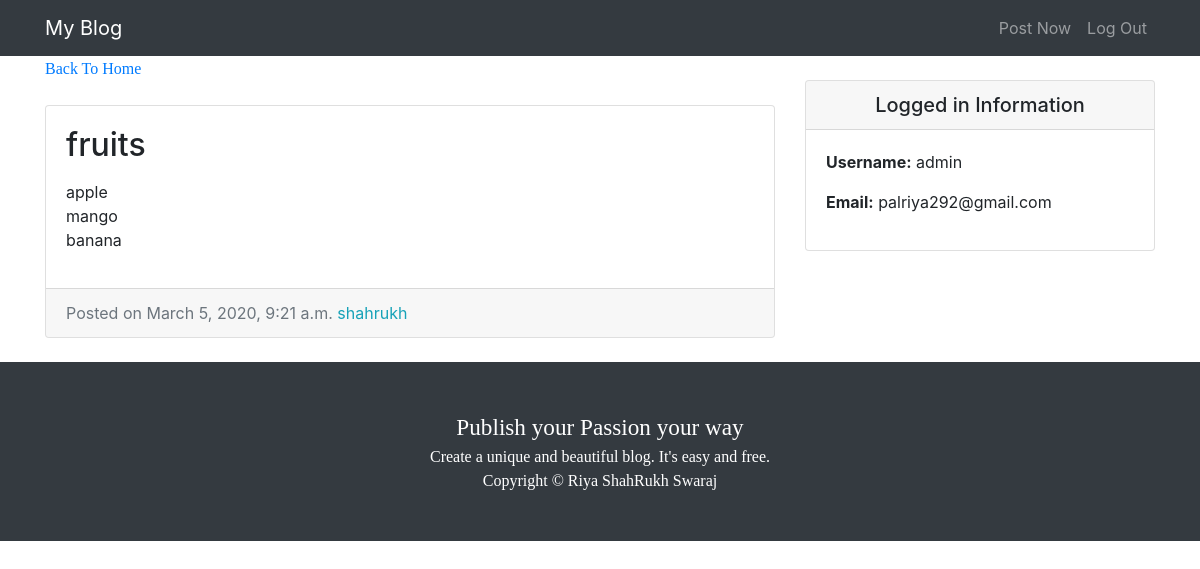
/entry/8/ (signed in), run on the app's committed database.
### entries/models.py (models this page shows, shortened)
class Entry(models.Model):
    entry_title = models.CharField(max_length=50)
    entry_text = models.TextField()
    entry_date = models.DateTimeField(auto_now_add=True)
    entry_author = models.ForeignKey(User, on_delete=models.CASCADE)
    class Meta:
        verbose_name_plural = "entries"

### entries/views.py (the view)
# urls.py: path('entry/<int:pk>/', EntryView.as_view(), name="entry-detail"),
class EntryView(LoginRequiredMixin, DetailView):
    model = Entry
    template_name = 'entries/entry_detail.html'

### entries/templates/entries/entry_detail.html
{% extends "entries/base.html" %}
{% block content %}
      <div class="col-md-8">
        <a href="{% url 'blog-home' %}" style="font-family:comic sans ms">Back To Home</a>
        <div class="card mb-4 mt-4">
          <div class="card-body">
            <h2 class="card-title">{{ object.entry_title }}</h2>
            <p class="card-text">{{ object.entry_text|linebreaks }}</p>
          </div>
          <div class="card-footer text-muted">
            Posted on {{ object.entry_date }}
            <span class= "text-info mr-2">{{ object.entry_author }}</span>
          </div>
        </div>
      </div>
{% endblock %}

### entries/templates/entries/base.html (shortened to what this page needs)
{% load static %}
<!DOCTYPE html>
<html lang="en">
<head>
  <link href="{% static 'entries/vendor/bootstrap/css/bootstrap.min.css' %}" rel="stylesheet">
  <link href="{% static 'entries/css/blog-home.css' %}" rel="stylesheet">
</head>
<body>
  <nav class="navbar navbar-expand-lg navbar-dark bg-dark fixed-top">
    <div class="container">
      <a class="navbar-brand" href="{% url 'blog-home' %}">My Blog</a>
      <div class="collapse navbar-collapse" id="navbarResponsive">
        <ul class="navbar-nav ml-auto">
          <li class="nav-item">
            <a class="nav-link" href="{% url 'create_entry' %}">Post Now</a>
          </li>
          <li class="nav-item">
            <a class="nav-link" href="{% url 'logout' %}">Log Out</a>
          </li>
        </ul>
      </div>
    </div>
  </nav>
  <div class="container">
    <div class="row">
      {% block content %} {% endblock %}
    <div class="col-md-4">
      <div class="card my-4">
          <h5 class="card-header text-center">Logged in Information</h5>
          <div class="card-body">
            <ul class="list-unstyled mb-0">
                <li>
                    <p> <strong>Username:</strong> {{user.username}} </p>
                </li>
                <li>
                    <p> <strong>Email:</strong> {{user.email}}</p>
                </li>
            </ul>
          </div>
        </div>
      </div>
    </div>
  </div>
  <footer class="py-5 bg-dark">
    <div class="container">
      <p class="m-0 text-center text-white" style="font-size:145%; font-family:optima;">Publish your Passion your way</p>
      <p class="m-0 text-center text-white" style="font-family:candara;">Create a unique and beautiful blog. It's easy and free.</p>
      <p class="m-0 text-center text-white" style="font-family:candara;">Copyright &copy; Riya ShahRukh Swaraj</p>
    </div>
  </footer>
</body>
</html>

### entries/static/entries/css/blog-home.css (style rules this page uses)
body { padding-top: 56px; }

### data on the page
Entry: entry_title "fruits", entry_text "apple mango banana", entry_date "March 5, 2020, 9:21 a.m.", entry_author "shahrukh"

### other printed values
{{ user.username }} "admin"
{{ user.email }} "palriya292@gmail.com"
